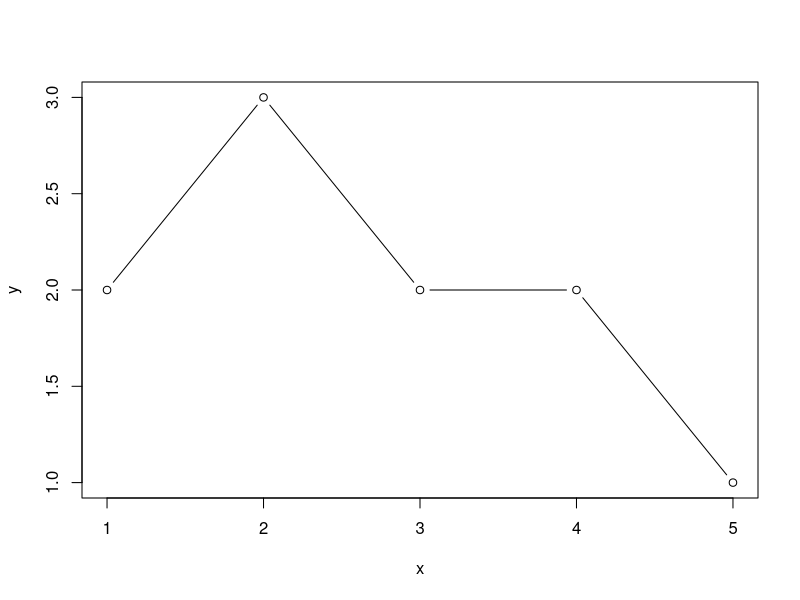
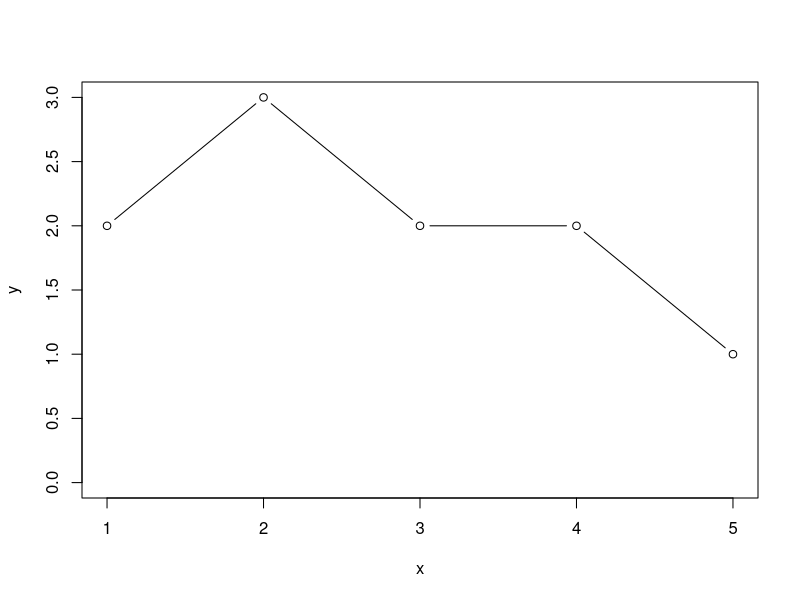

Write R code to recreate these figures, in order.
x<-1
y<-2

x+y

z<-x+y

z

x<-c(1,2,3,4,5)
y<-c(2,3,2,2,1)

plot(x, y, type = "b")
plot(x, y, type = "b", ylim=c(0,3))



for (x in 1:10) {
  print(x)
}



fruits <- list("apple", "banana", "cherry")

for (x in fruits) {
  print(x)
}



my_function <- function(fname) {
  paste(fname, "Drgon")
}

my_function("Tomas")
